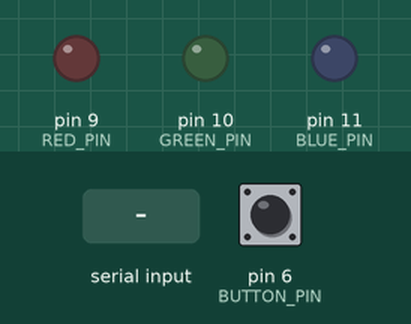
Recording of a sketch running on a simulated Arduino Uno, built with avr-gcc and run on an emulated ATmega328P. Shown: output pins drawn as LEDs (lit = HIGH). The test bench sets the inputs (shaded band); at power-on: pin 6 (BUTTON_PIN) HIGH.

Above: at 1.2 s.
1.3 s: "V" received over Serial
At 2.5 s:
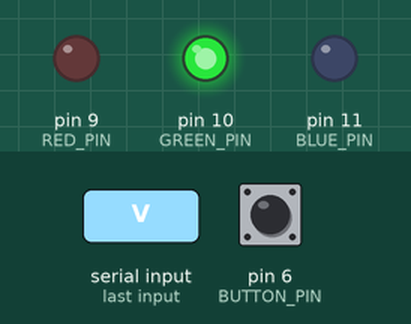
2.8 s: "R" received over Serial
At 3.8 s:
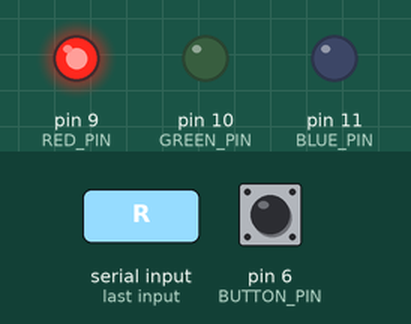
4.3 s: "B" received over Serial
At 4.9 s:
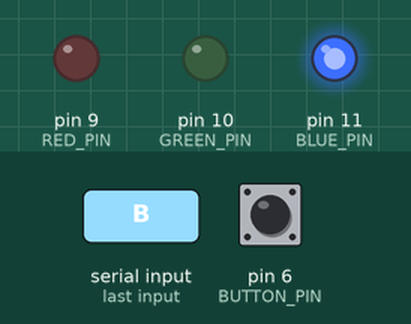
7.4 s: "E" received over Serial
At 8.5 s:
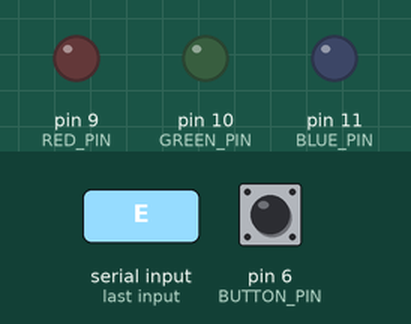
Timing chart, 0 to 9.9 s (numbered marks = the images above; inputs shaded):
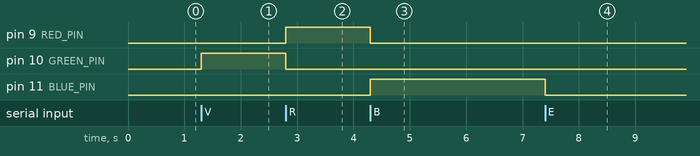

Measured:
- after the input at 1.3 s, pin 10 (GREEN_PIN): LOW → HIGH at once
- after the input at 2.8 s, pin 9 (RED_PIN): LOW → HIGH at once; pin 10 (GREEN_PIN): HIGH → LOW at once
- after the input at 4.3 s, pin 9 (RED_PIN): HIGH → LOW at once; pin 11 (BLUE_PIN): LOW → HIGH at once
- after the input at 7.4 s, pin 11 (BLUE_PIN): HIGH → LOW at once

The sketch:

support_materiel.ino
```cpp
#define RED_PIN 9
#define GREEN_PIN 10
#define BLUE_PIN 11
#define BUTTON_PIN 6

void setup() {
  Serial.begin(9600);
  pinMode(RED_PIN, OUTPUT);
  pinMode(GREEN_PIN, OUTPUT);
  pinMode(BLUE_PIN, OUTPUT);
  pinMode(BUTTON_PIN, INPUT_PULLUP);
  setColor(0, 0, 0);
}

void loop() {
  if (digitalRead(BUTTON_PIN) == LOW) {
    Serial.println("S");
    delay(500);
  }

  if (Serial.available() > 0) {
    char commande = Serial.read();
    switch (commande) {
      case 'V': setColor(0, 255, 0); break;
      case 'R': setColor(255, 0, 0); break;
      case 'B': setColor(0, 0, 255); break;
      case 'E': setColor(0, 0, 0); break;
    }
  }
}

void setColor(int red, int green, int blue) {
  analogWrite(RED_PIN, red);
  analogWrite(GREEN_PIN, green);
  analogWrite(BLUE_PIN, blue);
}
```
